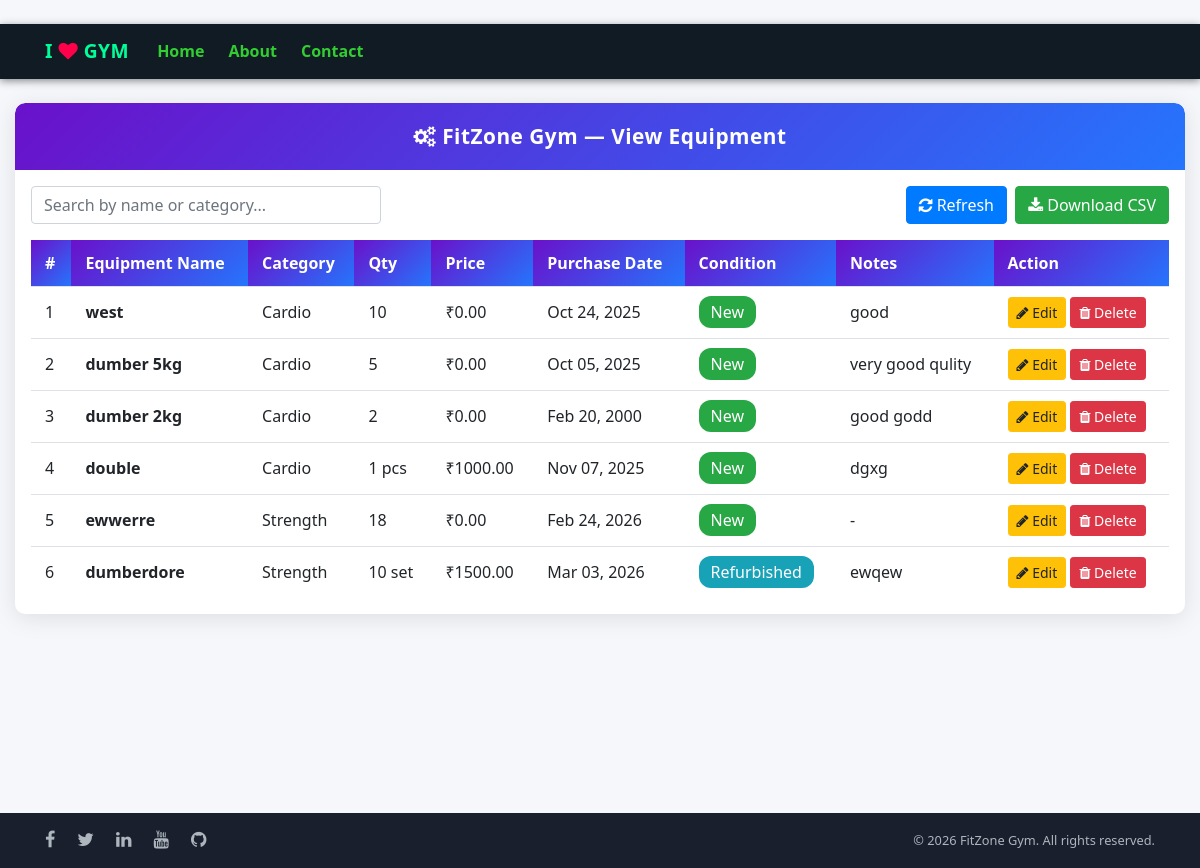
The app's page /view_equipment/ with its own data.
### gym/models.py (models this page shows, shortened)
class Equipment(models.Model):
    name = models.CharField(max_length=100)
    category = models.CharField(max_length=50, default="")
    quantity = models.PositiveIntegerField(default=1)
    price = models.DecimalField(max_digits=10, decimal_places=2)
    unit = models.CharField(max_length=10)
    date = models.DateField()  # Proper DateField
    condition = models.CharField(max_length=20, default="new")
    description = models.TextField(max_length=500)

### gym/views.py (the view)
# urls.py: path('view_equipment/', View_Equipment, name='view_equipment'),
def View_Equipment(request):
    equ = Equipment.objects.all()
    d = {'equ': equ}
    return render(request, 'view_equipment.html', d)

### gym/templates/view_equipment.html (shortened to what this page needs)
﻿{% extends 'navigation.html' %}
{% block body %}
<div class="container-fluid py-4" style="max-width: 1200px;">
    <div class="view-card bg-white">
        <div class="view-header">
            <i class="fa fa-cogs"></i> FitZone Gym &mdash; View Equipment
        </div>
        <div class="p-3">
            <div class="row mb-3 align-items-center">
                <div class="col-md-6 mb-2 mb-md-0">
                    <input type="text" id="searchInput" class="form-control search-bar" placeholder="Search by name or category..." onkeyup="searchTable()">
                </div>
                <div class="col-md-6 text-md-right">
                    <button class="btn btn-primary mr-1" onclick="location.reload();"><i class="fa fa-refresh"></i> Refresh</button>
                    <a href="{% url 'export_equipment_csv' %}" class="btn btn-success"><i class="fa fa-download"></i> Download CSV</a>
                </div>
            </div>
            <div class="table-responsive">
                <table class="table table-hover mb-0">
                    <thead>
                        <tr>
                            <th>#</th>
                            <th>Equipment Name</th>
                            <th>Category</th>
                            <th>Qty</th>
                            <th>Price</th>
                            <th>Purchase Date</th>
                            <th>Condition</th>
                            <th>Notes</th>
                            <th>Action</th>
                        </tr>
                    </thead>
                    <tbody id="equipmentTable">
                        {% for i in equ %}
                        <tr>
                            <td>{{ forloop.counter }}</td>
                            <td><strong>{{ i.name }}</strong></td>
                            <td>{{ i.category }}</td>
                            <td>{{ i.quantity }} {{ i.unit }}</td>
                            <td>&#8377;{{ i.price }}</td>
                            <td>{{ i.date|date:"M d, Y" }}</td>
                            <td>
                                {% if i.condition == "new" %}
                                    <span class="badge-new">New</span>
                                {% elif i.condition == "refurbished" %}
                                    <span class="badge-refurbished">Refurbished</span>
                                {% else %}
                                    <span class="badge-used">{{ i.condition|capfirst }}</span>
                                {% endif %}
                            </td>
                            <td>{{ i.description|default:"-" }}</td>
                            <td style="white-space:nowrap;">
                                <a class="btn btn-warning btn-sm" href="{% url 'edit_equipment' i.id %}"><i class="fa fa-pencil"></i> Edit</a>
                                <a class="btn btn-danger btn-sm" href="{% url 'delete_equipment' i.id %}" onclick="return confirm('Are you sure?')"><i class="fa fa-trash"></i> Delete</a>
                            </td>
                        </tr>
                        {% empty %}
                        <tr>
                            <td colspan="9" class="text-center text-muted py-4">No equipment found.</td>
                        </tr>
                        {% endfor %}
                    </tbody>
                </table>
            </div>
        </div>
    </div>
</div>
{% endblock %}

### gym/templates/navigation.html (style rules this page uses)
body { background: #f5f7fb; font-family: 'Segoe UI', Tahoma, Geneva, Verdana, sans-serif; }

### gym/templates/view_equipment.html (style rules this page uses)
.view-header { background: linear-gradient(135deg, #6a11cb 0%, #2575fc 100%); color: #fff; padding: 18px 24px; border-radius: 10px 10px 0 0; font-weight: 700; font-size: 1.3rem; text-align: center; letter-spacing: 0.5px; }
.view-card { border: none; border-radius: 10px; box-shadow: 0 4px 24px rgba(0,0,0,0.10); overflow: hidden; }
.table thead th { background: linear-gradient(135deg, #6a11cb 0%, #2575fc 100%); color: #fff; font-weight: 600; border: none; padding: 12px 14px; white-space: nowrap; }
.table tbody td { vertical-align: middle; padding: 10px 14px; }
.badge-new { background-color: #28a745; color: #fff; padding: 5px 12px; border-radius: 12px; }
.badge-refurbished { background-color: #17a2b8; color: #fff; padding: 5px 12px; border-radius: 12px; }
.search-bar { max-width: 350px; }

### records on screen
Equipment: name "west", category "Cardio", quantity "10", price "0.00", date "Oct 24, 2025", condition "New", description "good"
Equipment: name "dumber 5kg", category "Cardio", quantity "5", price "0.00", date "Oct 05, 2025", condition "New", description "very good qulity"
Equipment: name "dumber 2kg", category "Cardio", quantity "2", price "0.00", date "Feb 20, 2000", condition "New", description "good godd"
Equipment: name "double", category "Cardio", quantity "1", unit "pcs", price "1000.00", date "Nov 07, 2025", condition "New", description "dgxg"
Equipment: name "ewwerre", category "Strength", quantity "18", price "0.00", date "Feb 24, 2026", condition "New", description "-"
Equipment: name "dumberdore", category "Strength", quantity "10", unit "set", price "1500.00", date "Mar 03, 2026", condition "Refurbished", description "ewqew"
